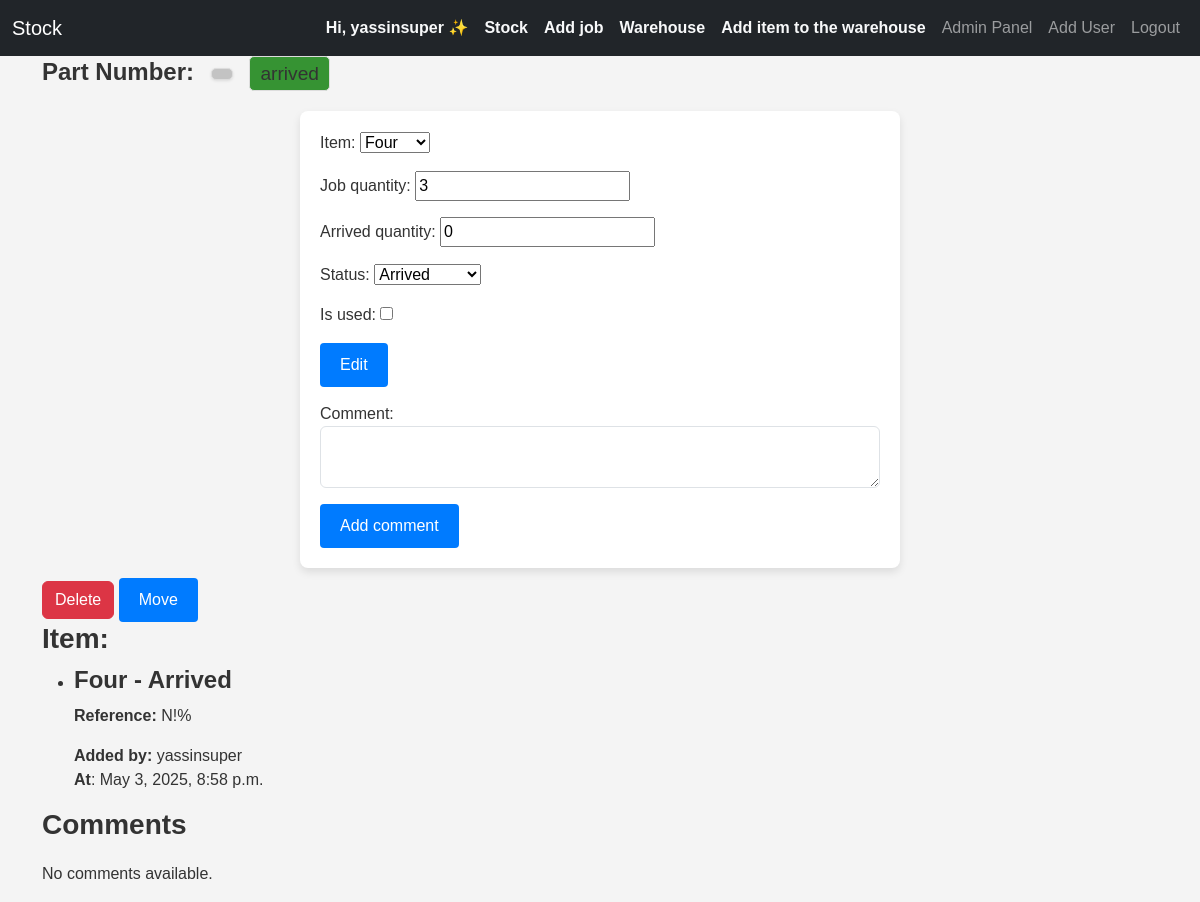
/item/18/ (signed in), run on an earlier commit of the app's database.
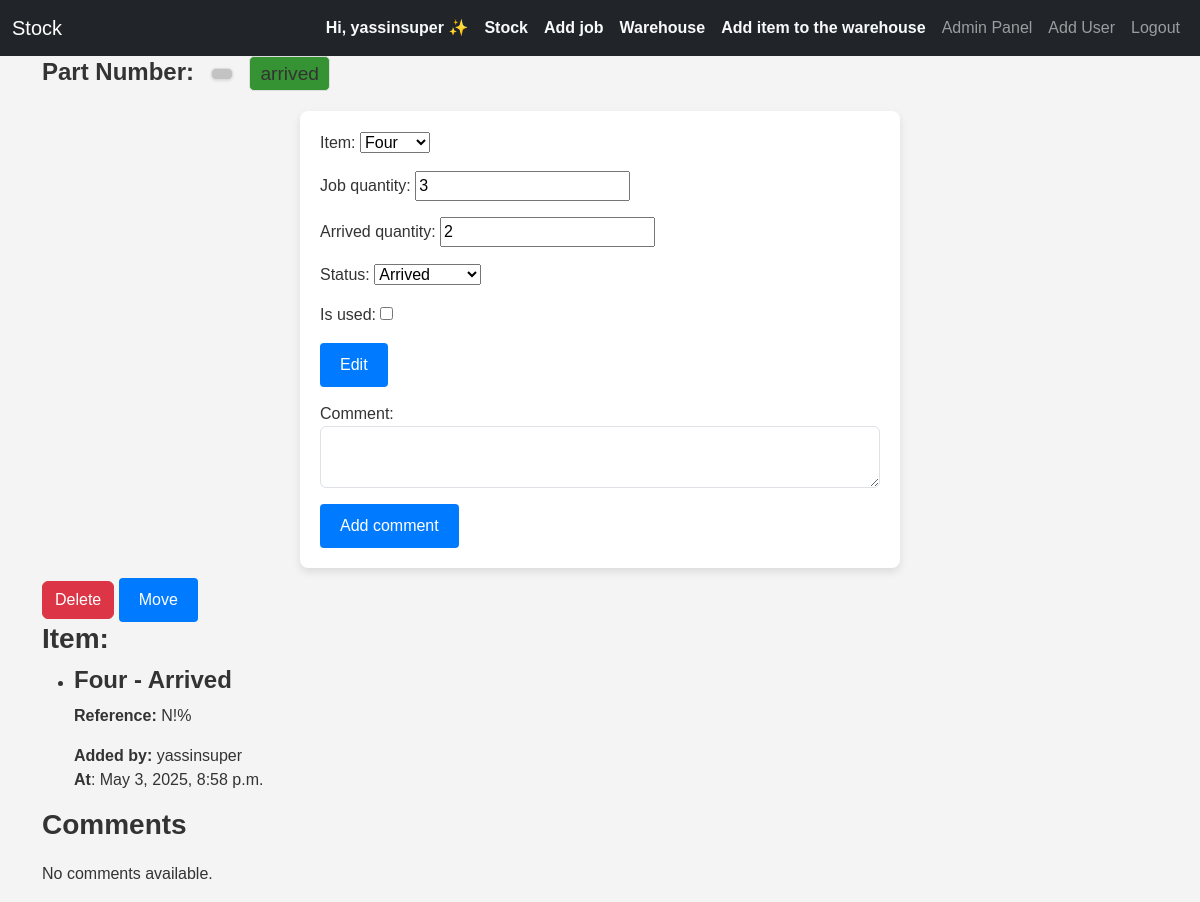
And on a later commit of the database.
### inventory/models.py (models this page shows, shortened)
class JobItem(models.Model):
    CHOICES=[
        ('ordered', 'Ordered'),
        ('arrived', 'Arrived'),
        ('not_ordered','Not ordered'),
    ]
    job = models.ForeignKey(Job, on_delete=models.DO_NOTHING, related_name="items")
    item = models.ForeignKey(Item, on_delete=models.CASCADE, related_name="job_items")
    job_quantity = models.PositiveSmallIntegerField(default=0)  # How many needed for this job
    arrived_quantity=models.PositiveSmallIntegerField(default=0)
    status=models.CharField(max_length=20,choices=CHOICES,default="not_ordered")
    is_used=models.BooleanField(default=False)
    from_warehouse=models.BooleanField(default=False)

class Item(models.Model):
    CHOICES=[
        ('ordered', 'Ordered'),
        ('arrived', 'Arrived'),
        ('not_ordered','Not ordered'),
    ]
    name=models.CharField(max_length=70)
    part_number=models.TextField(max_length=30)
    reference=models.TextField(blank=True,null=True,max_length=40)
    price=models.DecimalField(max_digits=10, decimal_places=2)
    supplier=models.CharField(max_length=70)
    company=models.ForeignKey(Company,on_delete=models.CASCADE,related_name="item_company")
    added_date=models.DateTimeField(auto_now_add=True)
    added_by=models.ForeignKey(CustomUser, on_delete=models.DO_NOTHING, null=True, blank=True, related_name="added_by_user")
    required_quantity=models.PositiveSmallIntegerField(default=0)
    arrived_quantity=models.PositiveSmallIntegerField(default=0)
    notes=models.TextField(null=True, blank=True)
    def __str__(self):
        return self.name

class CustomUser(AbstractUser):
    company = models.ForeignKey(Company, on_delete=models.CASCADE, null=True, blank=True, related_name="employeees")
    email = models.EmailField(unique=True)
    username = models.CharField(max_length=90, unique=False)
    groups = models.ManyToManyField('auth.Group', related_name='users',)
    REQUIRED_FIELDS = ['username',]
    USERNAME_FIELD = 'email'
    class Meta:
        verbose_name_plural = 'users'
        ordering = ['id']

### inventory/views.py (the view, shortened to what this page needs)
# urls.py: path('item/<int:pk>/',views.update_item,name='update_item'),
@login_required
def update_item(request, pk):
    item = JobItem.objects.get(id=pk)
    job=Job.objects.filter(company=request.user.company).get(job_id=item.job.job_id) if item.job else None
    completed=job.status=='completed'
    form = JobItemForm(instance=item)#,updating=True,completed=completed
    comments_form=CommentForm(initial={
        'content_type': ContentType.objects.get_for_model(JobItem),
        'object_id': item.id,
        'company': request.user.company,
        })
    comments= Comment.objects.filter(content_type=ContentType.objects.get_for_model(JobItem), object_id=item.id,company=request.user.company)
    context = {'form': form,'item': item,'comments_form':comments_form,"comments":comments,"completed":completed}
    return render(request, 'inventory/update_item.html', context)

### inventory/forms.py
class JobItemForm(forms.ModelForm):
    class Meta:
        model=JobItem
        fields='__all__'
        exclude=['job','from_warehouse']

class CommentForm(forms.ModelForm):
    class Meta:
        model = Comment
        fields = ['comment', 'content_type', 'object_id']
        widgets = {
            'comment': forms.Textarea(attrs={'rows': 2, 'class': 'form-control'}),
            'content_type': forms.HiddenInput(),
            'object_id': forms.HiddenInput(),
            'company': forms.HiddenInput(),
        }

### inventory/templatetags/custom_tags.py (called while the page is built)
@register.filter
def is_admin(user):
    if user.groups.filter(name='Admin').exists() or user.company.owner==user:
        return True
    return False

@register.filter
def is_owner(user):
    if user.is_authenticated and user.company.owner==user:
        return True
    return False

### templates/inventory/update_item.html (shortened to what this page needs)
{% extends 'inventory/base.html' %}
{% load static %}
{% block body %}
  <h2 style="margin-bottom: 20px; font-size: 1.5rem; font-weight: bold;">
    Part Number:
    <span style="
    display: inline-block;
    padding: 5px 10px;
    margin-left: 10px;
    font-size: 1.2rem;
    font-weight: normal;
    color: #333;
    background-color:rgba(182, 182, 182, 0.79);
    border: 1px solid #ddd;
    border-radius: 5px;
    box-shadow: 0 1px 3px rgba(0, 0, 0, 0.1);
  ">{{ item.part_number }}</span>
    {% if item.status == 'arrived' %}
      <span style="
    display: inline-block;
    padding: 5px 10px;
    margin-left: 10px;
    font-size: 1.2rem;
    font-weight: normal;
    color: #333;
    background-color:rgba(5, 122, 1, 0.79);
    border: 1px solid #ddd;
    border-radius: 5px;
    box-shadow: 0 1px 3px rgba(255, 255, 255, 0.1);
  ">{{ item.status }}</span>
    {% endif %}
  </h2>
  <section class="form-section">
    <form action="" method="POST" enctype="multipart/form-data" class="form-container">
      <div class="form-group">
        {{ form.as_p }}
        {% if not completed %}
          <div class="form-group">
            <button name="edit" type="submit" class="btn-submit">Edit</button>
          </div>
        {% endif %}
      </div>
      <form action="POST">
        <section class="form-section">
          <div class="form-group">{{ comments_form.as_p }}</div>
          <div>
            <button name="just_add_comment" type="submit" class="btn-submit">Add comment</button>
          </div>
        </section>
      </form>
    </form>
    {% if not completed %}
      <span>
        <form action="{% url 'update_item' item.id %}" method="POST" class="delete-form" style="display: inline;">
          <button name="delete" type="submit" class="btn btn-danger">Delete</button>
          <button name="move_item" type="submit" class="btn btn-submit">Move</button>
        </form>
      </span>
    {% endif %}
  </section>
  <section class="items-list">
    <h3><strong>Item</strong>:{{ item.name }}</h3>
    <ul class="item-items">
      <li class="item-item">
        <div class="item-info">
          <h4>{{ item.item.name }} - {{ item.get_status_display }}</h4>
          <p>
            <strong>Reference:</strong> {{ item.item.reference }}
          </p>
          <p>
            <strong>Added by:</strong> {{ item.item.added_by.username }} <br /><strong>At</strong>: {{ item.item.added_date }}
          </p>
        </div>
      </li>
    </ul>
  </section>
  <section>
    <h3>Comments</h3>
    <div class="comments-container">
      {% for comment in comments %}
        <div class="comment-card">
          <span>Added by {{ comment.added_by.username }}</span>
          <p>{{ comment }}</p>
          <span>{{ comment.added_date }}</span>
        </div>
      {% empty %}
        <p>No comments available.</p>
      {% endfor %}
    </div>
  </section>
  <link rel="stylesheet" href="{% static 'css/style.css' %}" />
{% endblock %}

What changed in the data, as far as the page shows it:
changed JobItem "Arrived": arrived_quantity "0" → "2"
